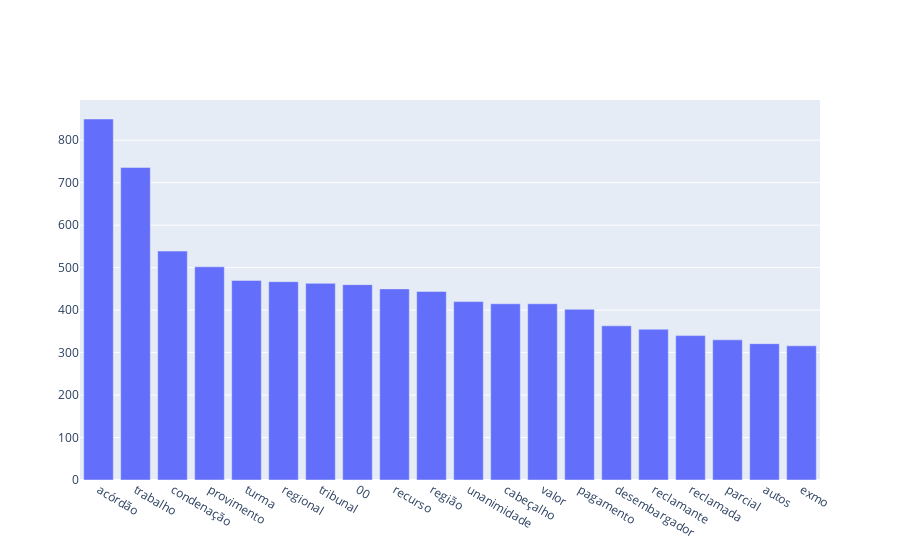

Here is the notebook cell this chart was saved with:
### Markdown cell above
### Classe: DEFERIMENTO

### Code cell
from sklearn.feature_extraction.text import CountVectorizer

def get_top_n_words(corpus, n=None):
    vec = CountVectorizer( stop_words = frozenset( stopwords ) ).fit(corpus)
    bag_of_words = vec.transform(corpus)
    sum_words = bag_of_words.sum(axis=0) 
    words_freq = [(word, sum_words[0, idx]) for word, idx in vec.vocabulary_.items()]
    words_freq =sorted(words_freq, key = lambda x: x[1], reverse=True)
    return words_freq[:n]

common_words = get_top_n_words( df_tudo.loc[ df_tudo["ROTULO"] == "DEFERIMENTO",'DISPOSITIVO' ], 20)
df1 = pd.DataFrame(common_words, columns = ['DISPOSITIVO' , 'QUANTIDADE'])
print( df1 )

trace = go.Bar(x=df1["DISPOSITIVO"], y=df1["QUANTIDADE"])
iplot({"data":[trace]})

### Figure 1 — Plotly figure (JSON) as saved in the notebook; plotly's stock layout.template omitted (floating-point values rounded to 4 significant figures)
{"data": [{"type": "bar", "x": ["acórdão", "trabalho", "condenação", "provimento", "turma", "regional", "tribunal", "00", "recurso", "região", "unanimidade", "cabeçalho", "valor", "pagamento", "desembargador", "reclamante", "reclamada", "parcial", "autos", "exmo"], "y": [850, 736, 539, 502, 470, 467, 463, 460, 450, 444, 420, 415, 415, 402, 363, 355, 340, 330, 321, 316]}], "layout": {}}
